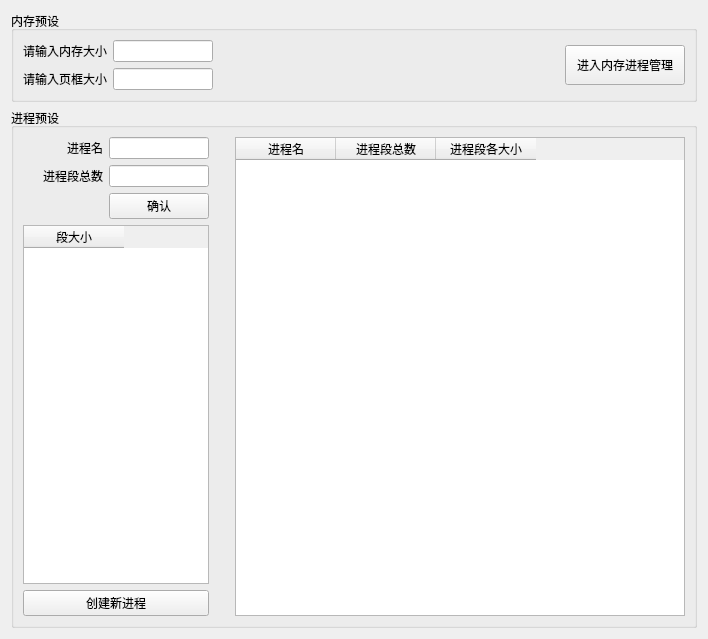
<?xml version="1.0" encoding="UTF-8"?>
<ui version="4.0">
 <class>MemInitWindow</class>
 <widget class="QWidget" name="MemInitWindow">
  <property name="geometry">
   <rect>
    <x>0</x>
    <y>0</y>
    <width>708</width>
    <height>639</height>
   </rect>
  </property>
  <property name="windowTitle">
   <string>进程/内存创建</string>
  </property>
  <layout class="QGridLayout" name="gridLayout_5">
   <item row="0" column="0">
    <layout class="QVBoxLayout" name="verticalLayout">
     <item>
      <widget class="QGroupBox" name="groupBox">
       <property name="title">
        <string>内存预设</string>
       </property>
       <layout class="QGridLayout" name="gridLayout_4">
        <item row="0" column="0">
         <layout class="QGridLayout" name="gridLayout_3">
          <item row="0" column="0">
           <widget class="QLabel" name="label">
            <property name="text">
             <string>请输入内存大小</string>
            </property>
           </widget>
          </item>
          <item row="0" column="1">
           <widget class="QLineEdit" name="lineEdit_memSize">
            <property name="maximumSize">
             <size>
              <width>100</width>
              <height>16777215</height>
             </size>
            </property>
           </widget>
          </item>
          <item row="0" column="2">
           <spacer name="horizontalSpacer_2">
            <property name="orientation">
             <enum>Qt::Horizontal</enum>
            </property>
            <property name="sizeHint" stdset="0">
             <size>
              <width>258</width>
              <height>20</height>
             </size>
            </property>
           </spacer>
          </item>
          <item row="1" column="0">
           <widget class="QLabel" name="label_2">
            <property name="text">
             <string>请输入页框大小</string>
            </property>
           </widget>
          </item>
          <item row="1" column="1">
           <widget class="QLineEdit" name="lineEdit_pageSize">
            <property name="maximumSize">
             <size>
              <width>100</width>
              <height>16777215</height>
             </size>
            </property>
           </widget>
          </item>
          <item row="1" column="2">
           <spacer name="horizontalSpacer_3">
            <property name="orientation">
             <enum>Qt::Horizontal</enum>
            </property>
            <property name="sizeHint" stdset="0">
             <size>
              <width>268</width>
              <height>20</height>
             </size>
            </property>
           </spacer>
          </item>
         </layout>
        </item>
        <item row="0" column="1">
         <widget class="QPushButton" name="btnMemMng">
          <property name="minimumSize">
           <size>
            <width>120</width>
            <height>40</height>
           </size>
          </property>
          <property name="text">
           <string>进入内存进程管理</string>
          </property>
         </widget>
        </item>
       </layout>
      </widget>
     </item>
     <item>
      <widget class="QGroupBox" name="groupBox_2">
       <property name="title">
        <string>进程预设</string>
       </property>
       <layout class="QGridLayout" name="gridLayout_2">
        <item row="0" column="0">
         <layout class="QHBoxLayout" name="horizontalLayout">
          <item>
           <layout class="QGridLayout" name="gridLayout">
            <item row="4" column="0" colspan="2">
             <widget class="QPushButton" name="btnNewPS">
              <property name="text">
               <string>创建新进程</string>
              </property>
             </widget>
            </item>
            <item row="1" column="1">
             <widget class="QLineEdit" name="lineEdit_ps_SegNum">
              <property name="minimumSize">
               <size>
                <width>100</width>
                <height>0</height>
               </size>
              </property>
              <property name="maximumSize">
               <size>
                <width>100</width>
                <height>16777215</height>
               </size>
              </property>
             </widget>
            </item>
            <item row="1" column="0">
             <widget class="QLabel" name="label_4">
              <property name="minimumSize">
               <size>
                <width>80</width>
                <height>0</height>
               </size>
              </property>
              <property name="maximumSize">
               <size>
                <width>80</width>
                <height>16777215</height>
               </size>
              </property>
              <property name="text">
               <string>进程段总数</string>
              </property>
              <property name="alignment">
               <set>Qt::AlignRight|Qt::AlignTrailing|Qt::AlignVCenter</set>
              </property>
             </widget>
            </item>
            <item row="3" column="0" colspan="2">
             <widget class="QTableWidget" name="tableWidget_ps_Section">
              <property name="minimumSize">
               <size>
                <width>186</width>
                <height>0</height>
               </size>
              </property>
              <property name="maximumSize">
               <size>
                <width>180</width>
                <height>16777215</height>
               </size>
              </property>
              <column>
               <property name="text">
                <string>段大小</string>
               </property>
              </column>
             </widget>
            </item>
            <item row="0" column="1">
             <widget class="QLineEdit" name="lineEdit_ps_Name">
              <property name="minimumSize">
               <size>
                <width>100</width>
                <height>0</height>
               </size>
              </property>
              <property name="maximumSize">
               <size>
                <width>100</width>
                <height>16777215</height>
               </size>
              </property>
             </widget>
            </item>
            <item row="0" column="0">
             <widget class="QLabel" name="label_3">
              <property name="minimumSize">
               <size>
                <width>80</width>
                <height>0</height>
               </size>
              </property>
              <property name="maximumSize">
               <size>
                <width>80</width>
                <height>16777215</height>
               </size>
              </property>
              <property name="text">
               <string>进程名</string>
              </property>
              <property name="alignment">
               <set>Qt::AlignRight|Qt::AlignTrailing|Qt::AlignVCenter</set>
              </property>
             </widget>
            </item>
            <item row="2" column="1">
             <widget class="QPushButton" name="btnInputSegNum">
              <property name="text">
               <string>确认</string>
              </property>
             </widget>
            </item>
           </layout>
          </item>
          <item>
           <spacer name="horizontalSpacer">
            <property name="orientation">
             <enum>Qt::Horizontal</enum>
            </property>
            <property name="sizeHint" stdset="0">
             <size>
              <width>40</width>
              <height>20</height>
             </size>
            </property>
           </spacer>
          </item>
          <item>
           <widget class="QTableWidget" name="tableWidget_ps_list">
            <property name="minimumSize">
             <size>
              <width>450</width>
              <height>0</height>
             </size>
            </property>
            <column>
             <property name="text">
              <string>进程名</string>
             </property>
            </column>
            <column>
             <property name="text">
              <string>进程段总数</string>
             </property>
            </column>
            <column>
             <property name="text">
              <string>进程段各大小</string>
             </property>
            </column>
           </widget>
          </item>
         </layout>
        </item>
       </layout>
      </widget>
     </item>
    </layout>
   </item>
  </layout>
 </widget>
 <resources/>
 <connections/>
</ui>
